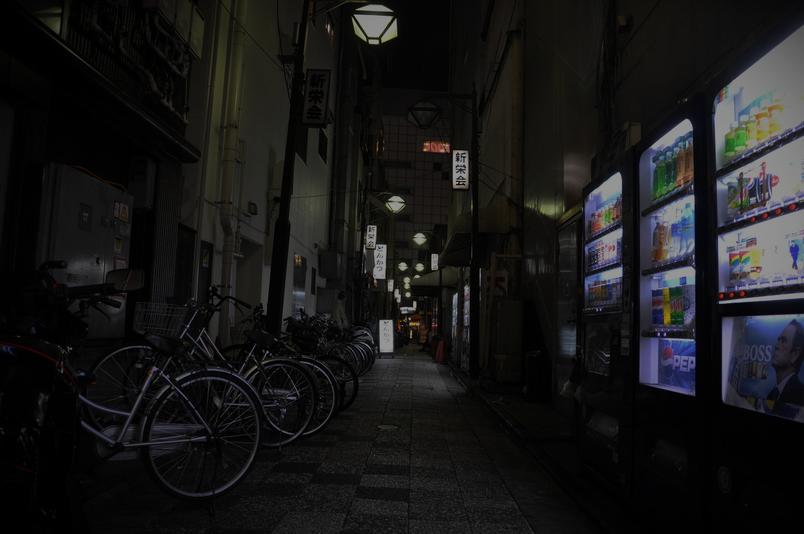
#> input picture Tugas Lab 2 - Images/Tugas Lab 2 - Image/ueno.jpg, 804 x 534 px
$ jupyter execute 'TugasLab2_Muhammad Anwar Farihin_1706039635.ipynb'   (older library calls are emulated)
#> lines starting #> are read from the running program, lines starting #| are printed output that depends on the picture; after the words box and inside, x2 and y2 are one past the last pixel; in counts of white or black regions, pixels touching at a corner belong together
[cell 1]
from skimage import color, io, util
import matplotlib.pyplot as plt
import numpy as np

[cell 2]
img1 = io.imread('./Tugas Lab 2 - Image/ueno.jpg')
#> img1 is the input picture: shape (534, 804, 3); mean R, G, B 23.9, 23.7, 23.9
img1gray = color.rgb2gray(img1)
#nomor 1 a
plt.subplot(); plt.imshow(img1)
plt.title('gambar 1.a'); plt.axis("off")
plt.show()
plt.subplot(); plt.imshow(img1gray,cmap=plt.cm.gray)
plt.title('gambar 1.b'); plt.axis("off")
plt.show()

[cell 3]
#nomor 1 b
from skimage import util
gray = util.img_as_ubyte(color.rgb2gray(img1))
plt.subplot(1,2,1); plt.hist(gray.flatten(), 256, range=(0,256))
plt.show()
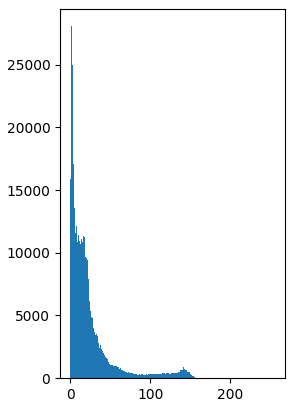
#> figure drawn by matplotlib, 1 panel; tallest bar 28066 high, from x = 1 to 2

[cell 4]
import numpy as np
# nomor 1 c
mn = min(img1gray.flatten())
#> mn = 0
mx = max(img1gray.flatten())
#> mx = 0.685
b=int(np.floor(255 / (mx - mn)))
#> b = 372
img1cs = (img1gray-mn)*b
plt.subplot(); plt.imshow(img1gray,cmap=plt.cm.gray)
plt.title('Original'); plt.axis("off")
plt.show()
plt.subplot(); plt.imshow(img1cs,cmap=plt.cm.gray)
plt.title('Contrast Stretching'); plt.axis("off")
plt.show()

[cell 5]
from skimage import util
gray = util.img_as_ubyte(color.rgb2gray(img1))
plt.subplot(1,2,1); plt.hist(gray.flatten(), 256, range=(0,256))
plt.title('Original');
gray2 = util.img_as_float(color.rgb2gray(img1cs))
plt.subplot(1,2,2); plt.hist(gray2.flatten(), 256, range=(0,256))
plt.title('Contrast Stretching');
plt.show()
#> figure, not shown here; panel 1: tallest bar 28066 high, from x = 1 to 2; panel 2: tallest bar 27556 high, from x = 1 to 2

[cell 6]
#nomor 1 d
from skimage import exposure
img1he = exposure.equalize_hist(img1gray)
plt.subplot(); plt.imshow(img1gray,cmap=plt.cm.gray)
plt.title('Original'); plt.axis("off")
plt.show()
plt.subplot(); plt.imshow(img1he,cmap=plt.cm.gray)
plt.title('Histogram Equalization'); plt.axis("off")
plt.show()

[cell 7]
#nomor 1 e
plt.subplot; plt.imshow(img1cs,cmap=plt.cm.gray)
plt.title('Contrast Stretching'); plt.axis("off")
plt.show()
plt.subplot(); plt.imshow(img1he,cmap=plt.cm.gray)
plt.title('Histogram Equalization'); plt.axis("off")
plt.show()

[cell 8]
plt.subplot(1,2,1); plt.hist(gray2.flatten(), 256, range=(0,256))
plt.title('Contrast Stretching');
he = util.img_as_ubyte(color.rgb2gray(img1he))
plt.subplot(1,2,2); plt.hist(he.flatten(), 256, range=(0,256))
plt.title('Histogram Equalization');
plt.show()
#> figure, not shown here; panel 1: tallest bar 27556 high, from x = 1 to 2; panel 2: tallest bar 25655 high, from x = 25 to 26

[cell 9]
# no 2
i1 = io.imread('./Tugas Lab 2 - Image/cctv.jpg')
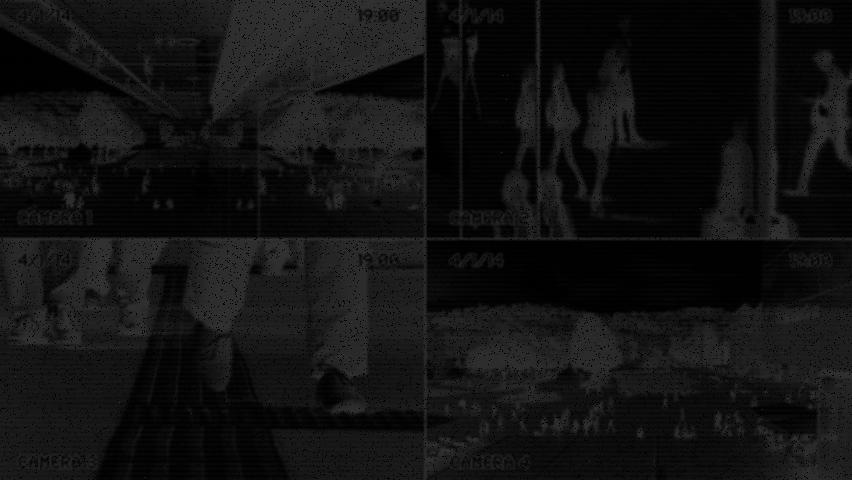
#> input picture Tugas Lab 2 - Images/Tugas Lab 2 - Image/cctv.jpg, 852 x 480 px
#> i1 is the input picture: shape (480, 852); min 0, max 80, mean 18.1
i2 = 255-i1
from skimage import exposure
i3 = exposure.equalize_hist(i2)
io.imsave('img2_1.png', i2)
io.imsave('img2_2.png', i3)

from skimage import filters, morphology
ave = filters.rank.mean(i3,selem=morphology.square(3))
gau = util.img_as_ubyte(filters.gaussian(i3, sigma=1))
noise = util.img_as_ubyte(util.random_noise(i3,mode='s&p',salt_vs_pepper=0.02))
med = filters.rank.median(noise,selem=morphology.square(3))
maks=filters.rank.maximum(i3,selem=morphology.square(3))
mins=filters.rank.minimum(i3,selem=morphology.square(3))

#sharpening image
fi = filters.rank.mean(med, selem=morphology.square(3))
sh = filters.unsharp_mask(fi, radius=3)
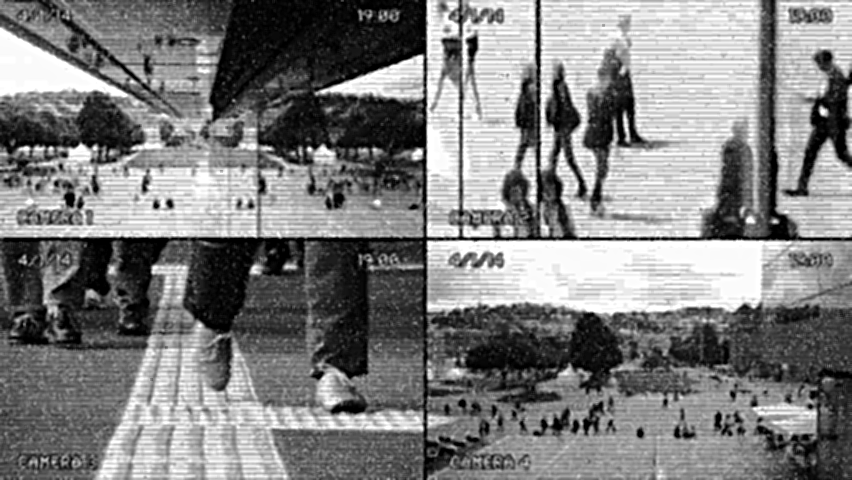
#> sh: shape (480, 852) float64; min 0, max 1, mean 0.498

io.imsave('img2_ave.png', ave)
io.imsave('img2_gau.png', gau)
io.imsave('img2_med.png', med)
io.imsave('img2_maks.png', maks)
io.imsave('img2_min.png', mins)
io.imsave('img2_sh.png', sh)

plt.subplot(); plt.imshow(i1,cmap=plt.cm.gray)
plt.title('Original'); plt.axis("off")
plt.show()
plt.subplot(); plt.imshow(i2,cmap=plt.cm.gray)
plt.title('Negative'); plt.axis("off")
plt.show()
plt.subplot(); plt.imshow(i3,cmap=plt.cm.gray)
plt.title('Hist Equalization'); plt.axis("off")
plt.show()
plt.subplot();plt.imshow(med,cmap='gray',vmin=0,vmax=255)
plt.title('Median Filtering'); plt.axis("off")
plt.show()
plt.subplot();plt.imshow(sh,cmap=plt.cm.gray)
plt.title('Sharpening Filter'); plt.axis("off")
plt.show()

[cell 10]
# no 3
from skimage import color, io
import matplotlib.pyplot as plt
import numpy as np
from skimage.filters import threshold_otsu

pantai1 = io.imread('./Tugas Lab 2 - Image/pantai1.jpg')
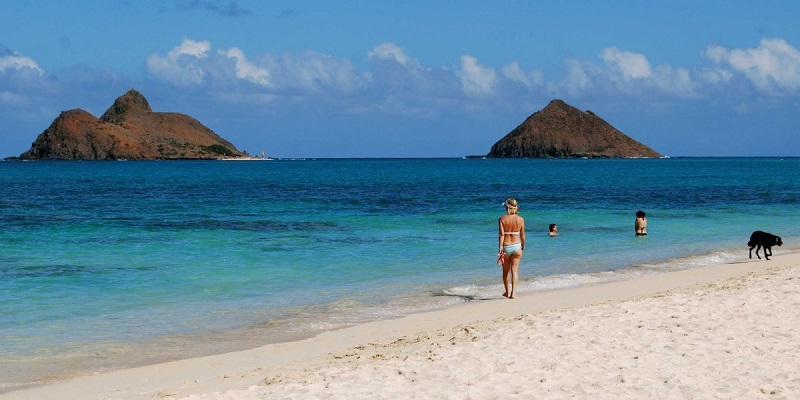
#> input picture Tugas Lab 2 - Images/Tugas Lab 2 - Image/pantai1.jpg, 800 x 400 px
#> pantai1 is the input picture: shape (400, 800, 3); mean R, G, B 106.7, 141.9, 163.7
pantai2 = io.imread('./Tugas Lab 2 - Image/pantai2.jpg')
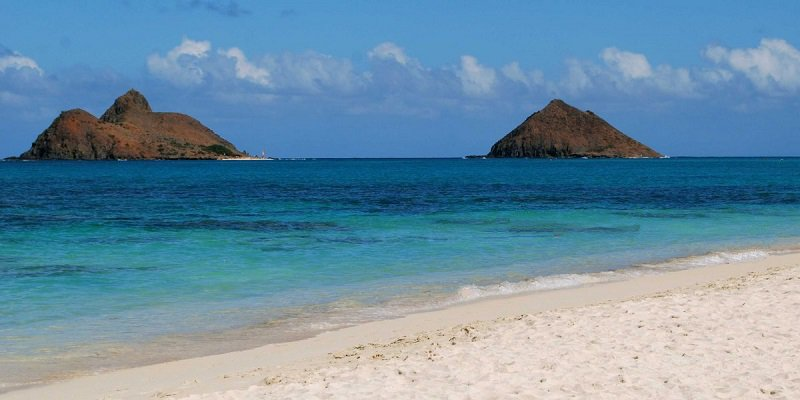
#> input picture Tugas Lab 2 - Images/Tugas Lab 2 - Image/pantai2.jpg, 800 x 400 px
#> pantai2 is the input picture: shape (400, 800, 3); mean R, G, B 106.5, 142.4, 164.5
pantai_subs = abs(np.subtract(pantai1,pantai2, dtype='int16'))
pantai_subs = color.rgb2gray(pantai_subs)
#> pantai_subs: shape (400, 800) float64
plt.subplots()
plt.imshow(pantai_subs,cmap='gray')
plt.title('Pantai after substraction');plt.axis('off')
plt.show()

image = pantai_subs
global_thresh_pantai = threshold_otsu(image)
#> global_thresh_pantai = 0.00142
binary_global_pantai = image > global_thresh_pantai
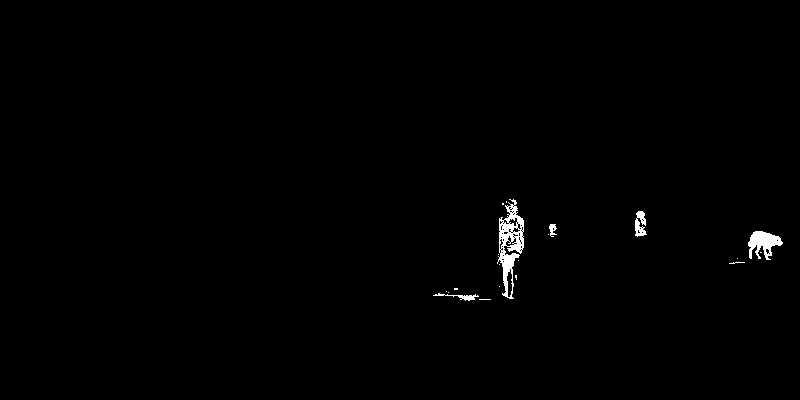
#> binary_global_pantai: shape (400, 800) bool; 0.67% white; 20 white regions (15 under 20 px), largest, box (x1, y1, x2, y2) and area: (497, 199, 524, 299) 1150, (748, 231, 783, 260) 562, (635, 211, 647, 237) 201, (433, 293, 479, 301) 118, (549, 224, 557, 237) 63

plt.subplots()
plt.imshow(binary_global_pantai,cmap='gray')
plt.title('Pantai');plt.axis('off')
plt.show()


laut1 = io.imread('./Tugas Lab 2 - Image/teles2010.jpg')
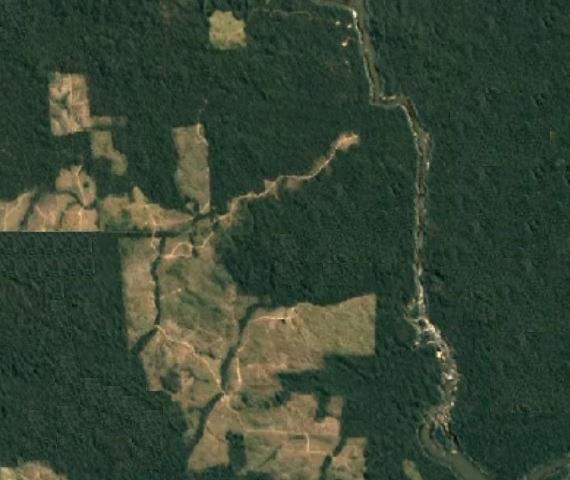
#> input picture Tugas Lab 2 - Images/Tugas Lab 2 - Image/teles2010.jpg, 570 x 480 px
#> laut1 is the input picture: shape (480, 570, 3); mean R, G, B 54.9, 70, 52.6
laut2 = io.imread('./Tugas Lab 2 - Image/teles2000.jpg')
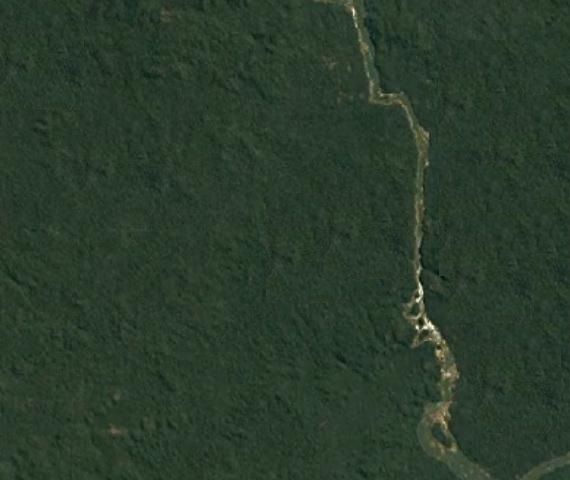
#> input picture Tugas Lab 2 - Images/Tugas Lab 2 - Image/teles2000.jpg, 570 x 480 px
#> laut2 is the input picture: shape (480, 570, 3); mean R, G, B 42.2, 59.9, 43.9
laut_subs = abs(np.subtract(laut1,laut2, dtype='int16'))
laut_subs = color.rgb2gray(laut_subs)
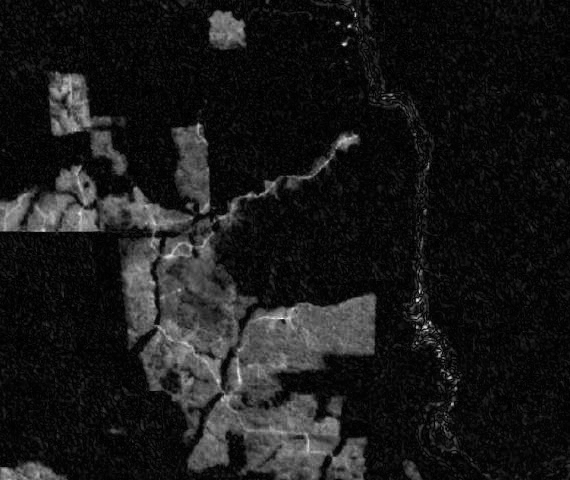
#> laut_subs: shape (480, 570) float64; min 0, max 0.00509, mean 0.000507; drawn with min black and max white
plt.plot()
plt.imshow(laut_subs,cmap='gray')
plt.title('Laut after substraction');plt.axis('off')
plt.show()

image = laut_subs
global_thresh_laut = threshold_otsu(image)
#> global_thresh_laut = 0.00102
binary_global_laut = image > global_thresh_laut
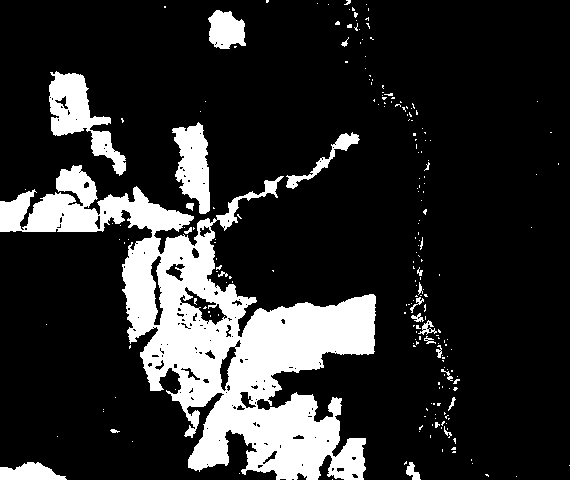
#> binary_global_laut: shape (480, 570) bool; 17.7% white; 221 white regions (195 under 20 px), largest, box (x1, y1, x2, y2) and area: (0, 165, 376, 480) 39058, (49, 71, 126, 176) 3036, (172, 122, 210, 214) 2193

plt.plot()
plt.imshow(binary_global_laut,cmap='gray')
plt.title('Laut'); plt.axis("off")
plt.show()
